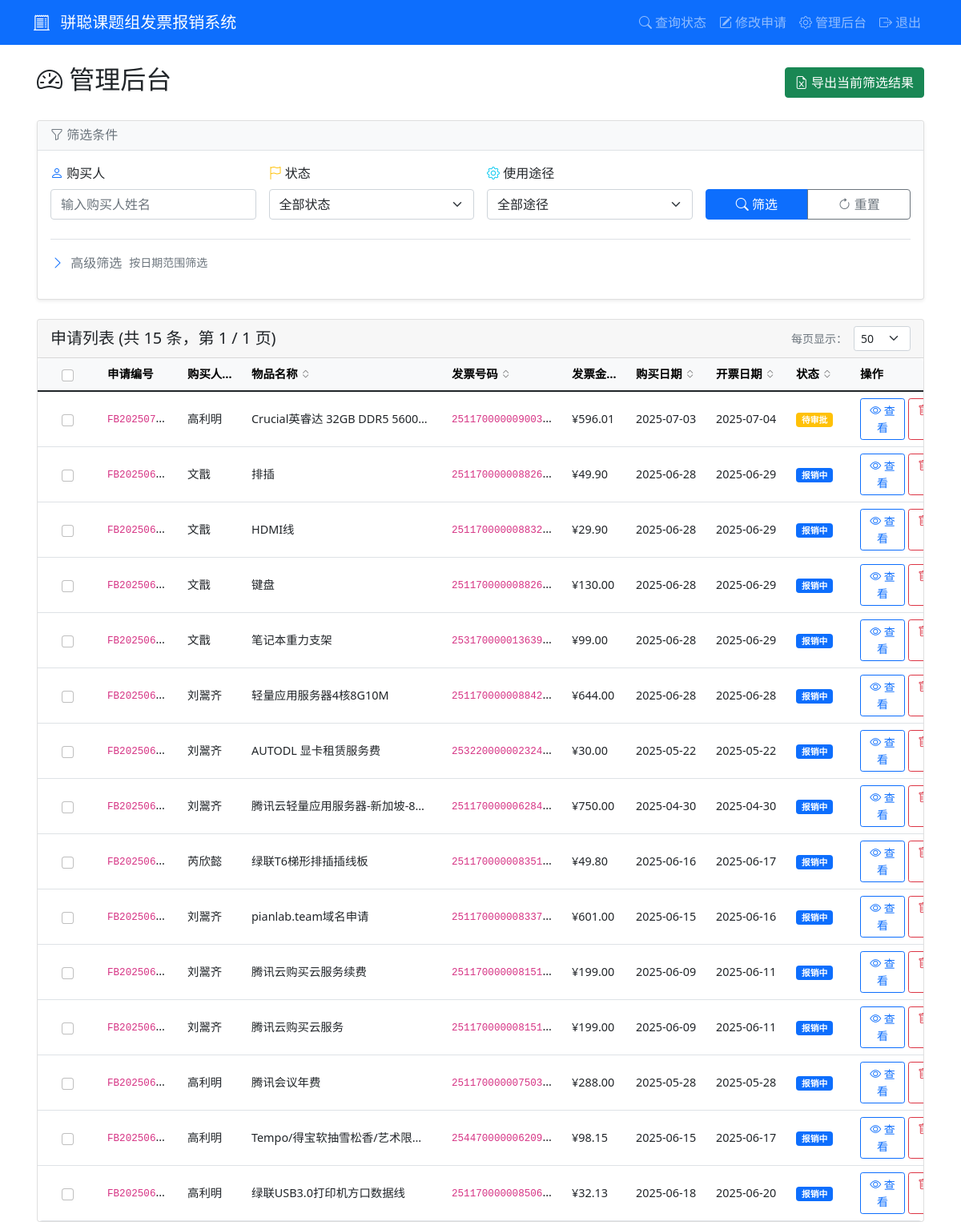
Page /admin/dashboard (signed in) on the earlier database version.
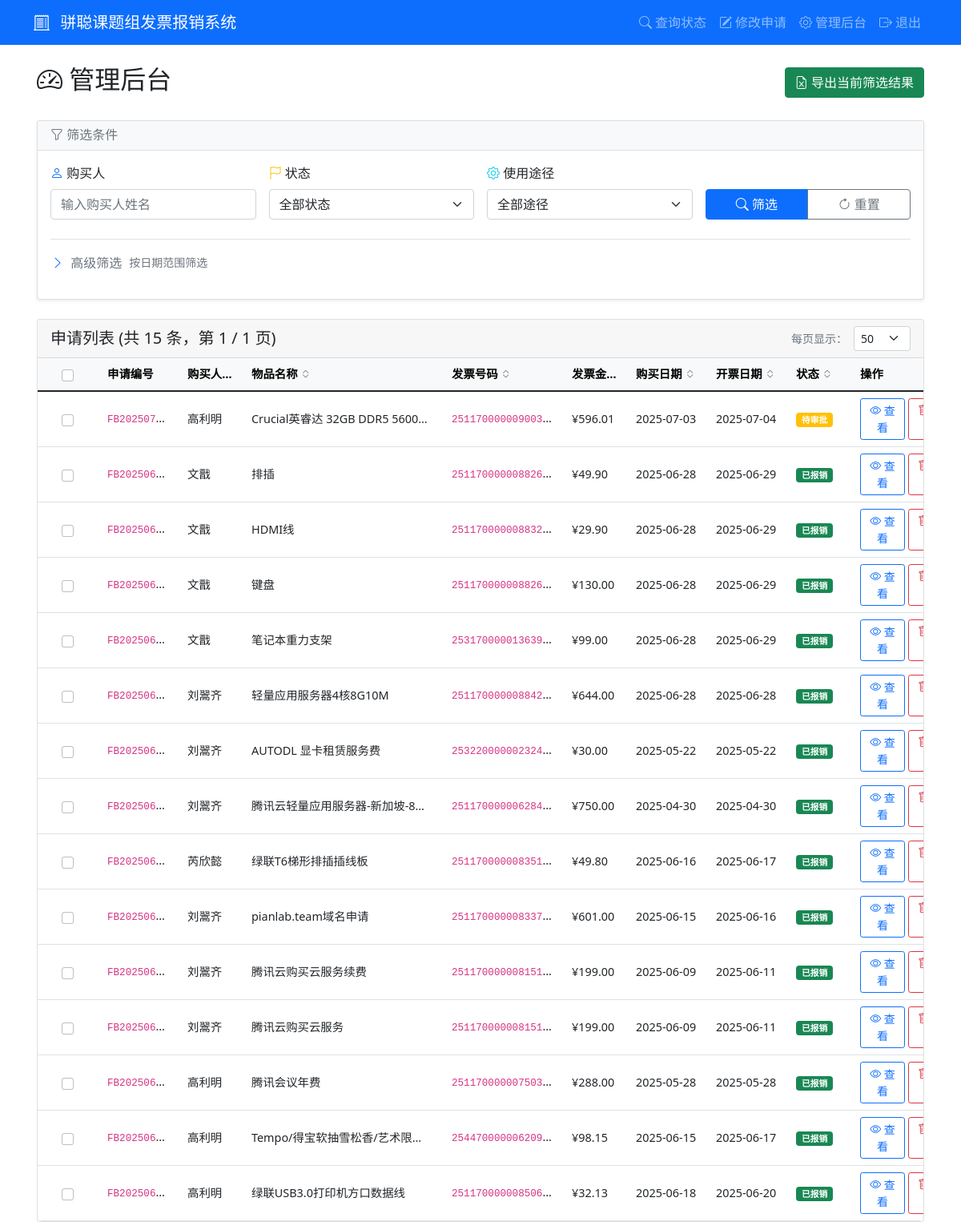
Same page on the later database version.
### tables this page shows
CREATE TABLE applications (
            id INTEGER PRIMARY KEY AUTOINCREMENT,
            app_number TEXT UNIQUE NOT NULL,
            purchaser TEXT NOT NULL,
            purchase_details TEXT,
            item_name TEXT NOT NULL,
            product_link TEXT,
            usage_type TEXT NOT NULL,
            item_type TEXT NOT NULL,
            quantity INTEGER NOT NULL,
            purchase_time DATE NOT NULL,
            invoice_number TEXT NOT NULL,
            invoice_amount REAL NOT NULL,
            invoice_date DATE NOT NULL,
            status TEXT DEFAULT '待审批',
            approval_comment TEXT,
            created_at TIMESTAMP DEFAULT CURRENT_TIMESTAMP,
            updated_at TIMESTAMP DEFAULT CURRENT_TIMESTAMP
        );

### app.py (the view)
        def wrapper(*args, **kwargs):
            user = session.get('admin_username', 'anonymous')
            details = f"操作: {operation_type}, 用户: {user}, URL: {request.url}"
            if kwargs.get('app_number'):
                details += f", 申请编号: {kwargs['app_number']}"
            elif kwargs.get('filename'):
                details += f", 文件名: {kwargs['filename']}"
            if request.method == 'POST':
                form_data = {k: '***' if k == 'password' else v for k, v in request.form.items()}
                details += f", 表单数据: {form_data}"
            if request.args:
                details += f", 查询参数: {dict(request.args)}"
            try:
                result = f(*args, **kwargs)
                app.logger.info(f"{details}, 结果: 成功")
                return result
            except Exception as e:
                app.logger.error(f"{details}, 结果: 失败, 错误: {str(e)}", exc_info=True)
                raise

### templates/admin_dashboard.html (shortened to what this page needs)
{% extends "base.html" %}
{% block content %}
<div class="container-fluid">
    <div class="d-flex justify-content-between align-items-center mb-4">
        <h2><i class="bi bi-speedometer2"></i> 管理后台</h2>
        <div>
            <a href="{{ url_for('export_excel', **request.args) }}" class="btn btn-success">
                <i class="bi bi-file-earmark-excel"></i> 导出当前筛选结果
            </a>
        </div>
    </div>
    <div class="card mb-4 shadow-sm">
        <div class="card-header bg-light">
            <h6 class="mb-0 text-muted">
                <i class="bi bi-funnel"></i> 筛选条件
            </h6>
        </div>
        <div class="card-body">
            <form method="get" id="filterForm">
                <div class="row g-3 mb-4">
                    <div class="col-lg-3 col-md-6">
                        <label for="purchaser" class="form-label fw-semibold">
                            <i class="bi bi-person text-primary"></i> 购买人
                        </label>
                        <input type="text" class="form-control" id="purchaser" name="purchaser"
                            value="{{ request.args.get('purchaser', '') }}" placeholder="输入购买人姓名">
                    </div>
                    <div class="col-lg-3 col-md-6">
                        <label for="status" class="form-label fw-semibold">
                            <i class="bi bi-flag text-warning"></i> 状态
                        </label>
                        <select class="form-select" id="status" name="status">
                            <option value="">全部状态</option>
                        </select>
                    </div>
                    <div class="col-lg-3 col-md-6">
                        <label for="usage" class="form-label fw-semibold">
                            <i class="bi bi-gear text-info"></i> 使用途径
                        </label>
                        <select class="form-select" id="usage" name="usage">
                            <option value="">全部途径</option>
                        </select>
                    </div>
                    <div class="col-lg-3 col-md-6 d-flex align-items-end">
                        <div class="btn-group w-100" role="group">
                            <button type="submit" class="btn btn-primary">
                                <i class="bi bi-search"></i> 筛选
                            </button>
                            <a href="{{ url_for('admin_dashboard') }}" class="btn btn-outline-secondary">
                                <i class="bi bi-arrow-clockwise"></i> 重置
                            </a>
                        </div>
                    </div>
                </div>
                <div class="border-top pt-3">
                    <div class="d-flex align-items-center mb-3">
                        <button type="button" class="btn btn-link p-0 text-decoration-none" data-bs-toggle="collapse"
                            data-bs-target="#advancedFilters" aria-expanded="false" aria-controls="advancedFilters">
                            <i class="bi bi-chevron-right" id="advancedToggleIcon"></i>
                            <span class="ms-1 fw-semibold text-muted">高级筛选</span>
                        </button>
                        <small class="text-muted ms-2">按日期范围筛选</small>
                    </div>
                </div>
            </form>
        </div>
    </div>
    <div class="card">
        <div class="card-header d-flex justify-content-between align-items-center">
            <div class="d-flex align-items-center gap-3">
                <h5 class="mb-0">申请列表 (共 {{ total_count }} 条，第 {{ page }} / {{ total_pages }} 页)</h5>
            </div>
            <div class="d-flex align-items-center gap-2">
                <small class="text-muted">每页显示：</small>
                <select class="form-select form-select-sm" style="width: auto;" onchange="changePerPage(this.value)">
                    <option value="50" {% if per_page==50 %}selected{% endif %}>50</option>
                </select>
            </div>
        </div>
        <div class="table-responsive">
            <table class="table table-hover table-auto mb-0">
                <thead class="table-light">
                    <tr>
                        <th class="col-checkbox">
                            <div class="form-check">
                                <input class="form-check-input" type="checkbox" id="selectAll"
                                    onchange="toggleSelectAll()">
                            </div>
                        </th>
                        <th class="col-app-number">申请编号</th>
                        <th class="sortable col-purchaser" data-sort="purchaser">
                            购买人
                            <i class="bi bi-chevron-expand sort-icon"></i>
                        </th>
                        <th class="sortable col-item-name" data-sort="item_name">
                            物品名称
                            <i class="bi bi-chevron-expand sort-icon"></i>
                        </th>
                        <th class="sortable col-invoice-number" data-sort="invoice_number">
                            发票号码
                            <i class="bi bi-chevron-expand sort-icon"></i>
                        </th>
                        <th class="sortable col-amount" data-sort="invoice_amount">
                            发票金额
                            <i class="bi bi-chevron-expand sort-icon"></i>
                        </th>
                        <th class="sortable col-date" data-sort="purchase_time">
                            购买日期
                            <i class="bi bi-chevron-expand sort-icon"></i>
                        </th>
                        <th class="sortable col-date" data-sort="invoice_date">
                            开票日期
                            <i class="bi bi-chevron-expand sort-icon"></i>
                        </th>
                        <th class="sortable col-status" data-sort="status">
                            状态
                            <i class="bi bi-chevron-expand sort-icon"></i>
                        </th>
                        <th class="col-actions">操作</th>
                    </tr>
                </thead>
                <tbody>
                    {% for app in applications %}
                    <tr>
                        <td class="col-checkbox">
                            <div class="form-check">
                                <input class="form-check-input row-checkbox" type="checkbox" value="{{ app[1] }}"
                                    onchange="updateSelection()">
                            </div>
                        </td>
                        <td class="col-app-number" title="{{ app[1] }}"><code>{{ app[1] }}</code></td>
                        <td class="col-purchaser" title="{{ app[2] }}">{{ app[2] }}</td>
                        <td class="col-item-name" title="{{ app[4] }}">{{ app[4] }}</td>
                        <td class="col-invoice-number" title="{{ app[10] }}"><code>{{ app[10] }}</code></td>
                        <td class="col-amount">¥{{ "%.2f"|format(app[11]) }}</td>
                        <td class="col-date">{{ app[9] }}</td>
                        <td class="col-date">{{ app[12] }}</td>
                        <td class="col-status">
                            {% if app[13] == '待审批' %}
                            <span class="badge bg-warning">{{ app[13] }}</span>
                            {% elif app[13] == '报销中' %}
                            <span class="badge bg-primary">{{ app[13] }}</span>
                            {% elif app[13] == '已报销' %}
                            <span class="badge bg-success">{{ app[13] }}</span>
                            {% elif app[13] == '驳回' %}
                            <span class="badge bg-danger">{{ app[13] }}</span>
                            {% endif %}
                        </td>
                        <td class="col-actions">
                            <div class="d-flex gap-1">
                                <a href="{{ url_for('admin_application_detail', app_number=app[1]) }}"
                                    class="btn btn-sm btn-outline-primary">
                                    <i class="bi bi-eye"></i> 查看
                                </a>
                                <button type="button" class="btn btn-sm btn-outline-danger"
                                    onclick="confirmDelete('{{ app[1] }}', '{{ app[2] }}', '{{ app[4] }}')">
                                    <i class="bi bi-trash"></i> 删除
                                </button>
                            </div>
                        </td>
                    </tr>
                    {% else %}
                    <tr>
                        <td colspan="10" class="text-center text-muted py-4">暂无申请记录</td>
                    </tr>
                    {% endfor %}
                </tbody>
            </table>
        </div>
    </div>
</div>
{% endblock %}

### templates/base.html (shortened to what this page needs)
<!DOCTYPE html>
<html lang="zh-CN">
<head>
    <link href="https://cdn.jsdelivr.net/npm/bootstrap@5.1.3/dist/css/bootstrap.min.css" rel="stylesheet">
    <link href="https://cdn.jsdelivr.net/npm/bootstrap-icons@1.7.2/font/bootstrap-icons.css" rel="stylesheet">
</head>
<body>
    <nav class="navbar navbar-expand-sm navbar-dark bg-primary">
        <div class="container">
            <a class="navbar-brand" href="{{ url_for('index') }}">
                <i class="bi bi-receipt-cutoff me-2"></i>
                <span class="d-none d-md-inline">骈聪课题组发票报销系统</span>
            </a>
            <div class="collapse navbar-collapse" id="navbarNav">
                <div class="navbar-nav ms-auto">
                    <a class="nav-link" href="{{ url_for('query_status') }}">
                        <i class="bi bi-search me-1"></i>查询状态
                    </a>
                    <a class="nav-link" href="{{ url_for('edit_application_page') }}">
                        <i class="bi bi-pencil-square me-1"></i>修改申请
                    </a>
                    {% if session.admin_logged_in %}
                    <a class="nav-link" href="{{ url_for('admin_dashboard') }}">
                        <i class="bi bi-gear me-1"></i>管理后台
                    </a>
                    <a class="nav-link" href="{{ url_for('admin_logout') }}">
                        <i class="bi bi-box-arrow-right me-1"></i>退出
                    </a>
                    {% else %}
                    <a class="nav-link" href="{{ url_for('admin_login') }}">
                        <i class="bi bi-person-lock me-1"></i>管理员登录
                    </a>
                    {% endif %}
                </div>
            </div>
        </div>
    </nav>
        {% block content %}{% endblock %}
</body>
</html>

### templates/admin_dashboard.html (style rules this page uses)
.sortable { cursor: pointer; user-select: none; }
.sort-icon { font-size: 0.8rem; opacity: 0.5; }
.table-responsive { overflow-x: auto; border-radius: 0.375rem; }
.table-auto { table-layout: auto; white-space: nowrap; margin-bottom: 0; font-size: 0.9rem; }
.table-auto td, .table-auto th { white-space: nowrap; overflow: hidden; text-overflow: ellipsis; max-width: 0; padding: 0.5rem 0.75rem; vertical-align: middle; }
.table-auto .col-app-number { min-width: 80px; max-width: 100px; }
.table-auto .col-purchaser { min-width: 60px; max-width: 80px; }
.table-auto .col-item-name { min-width: 150px; max-width: 250px; }
.table-auto .col-invoice-number { min-width: 100px; max-width: 150px; }
.table-auto .col-amount { min-width: 50px; max-width: 80px; }
.table-auto .col-date { min-width: 100px; max-width: 110px; }
.table-auto .col-status { min-width: 80px; max-width: 90px; }
.table-auto .col-actions { min-width: 140px; max-width: 160px; white-space: normal; }
.table-auto .col-checkbox { width: 75px; min-width: 75px; max-width: 75px; padding: 0.5rem 0.75rem; text-align: center; }
.table-auto .col-checkbox .form-check { margin-bottom: 0; display: flex; justify-content: center; align-items: center; }
.container-fluid { max-width: 95%; padding-left: 1rem; padding-right: 1rem; }
.card.shadow-sm { box-shadow: 0 0.125rem 0.25rem rgba(0, 0, 0, 0.075) !important; border: 1px solid rgba(0, 0, 0, 0.125); }
.card-header.bg-light { background-color: #f8f9fa !important; border-bottom: 1px solid #dee2e6; }

Differences in the rows shown:
changed applications "排插": status "报销中" → "已报销"
changed applications "HDMI线": status "报销中" → "已报销"
changed applications "键盘": status "报销中" → "已报销"
changed applications "笔记本重力支架": status "报销中" → "已报销"
changed applications "轻量应用服务器4核8G10M": status "报销中" → "已报销"
changed applications "AUTODL 显卡租赁服务费": status "报销中" → "已报销"
changed applications "腾讯云轻量应用服务器-新加坡-8…": status "报销中" → "已报销"
changed applications "芮欣懿": status "报销中" → "已报销"
changed applications "pianlab.team域名申请": status "报销中" → "已报销"
changed applications "腾讯云购买云服务续费": status "报销中" → "已报销"
changed applications "腾讯云购买云服务": status "报销中" → "已报销"
changed applications "腾讯会议年费": status "报销中" → "已报销"
changed applications "Tempo/得宝软抽雪松香/艺术限…": status "报销中" → "已报销"
changed applications "绿联USB3.0打印机方口数据线": status "报销中" → "已报销"
